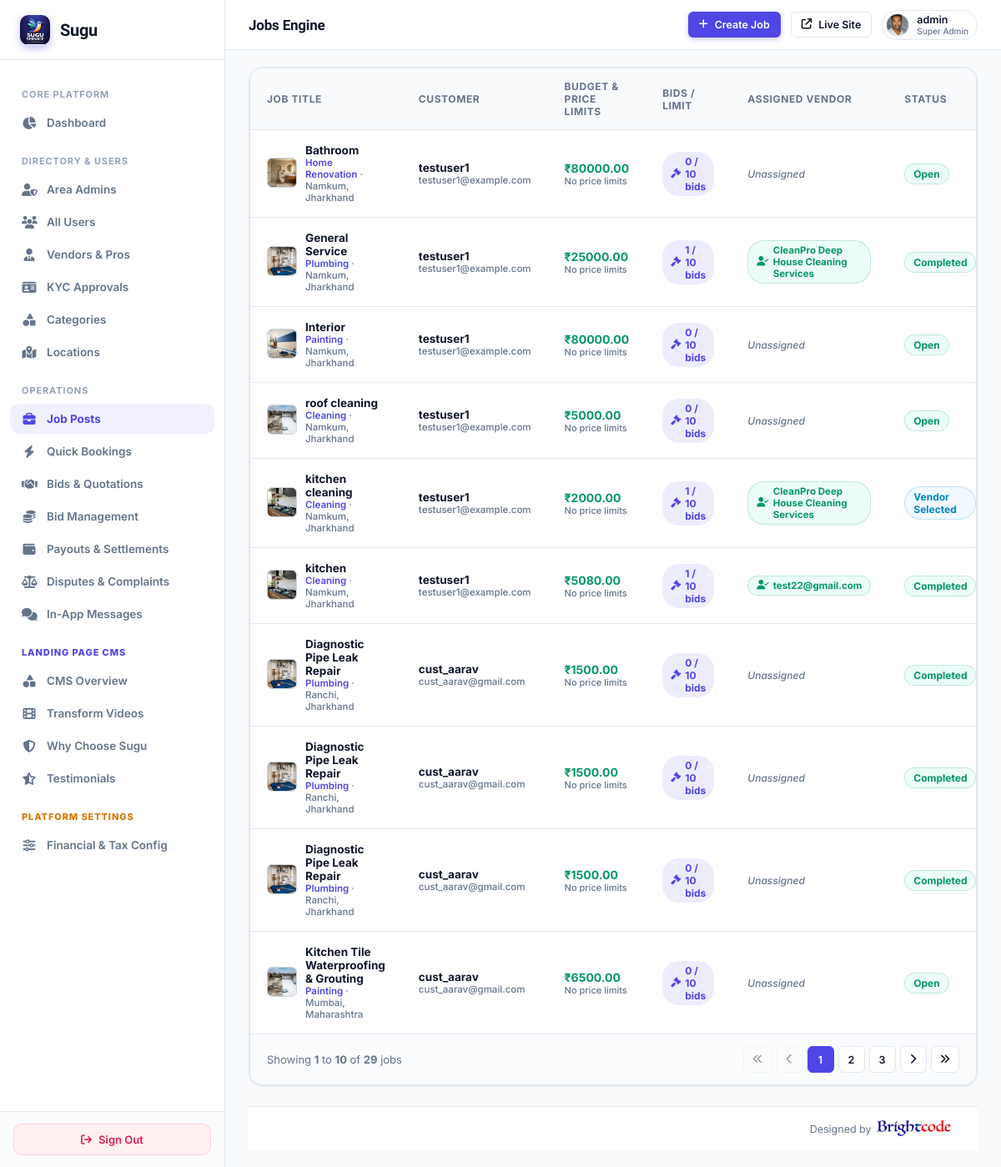
/super-admin/jobs/ (signed in), run on an earlier commit of the app's database.
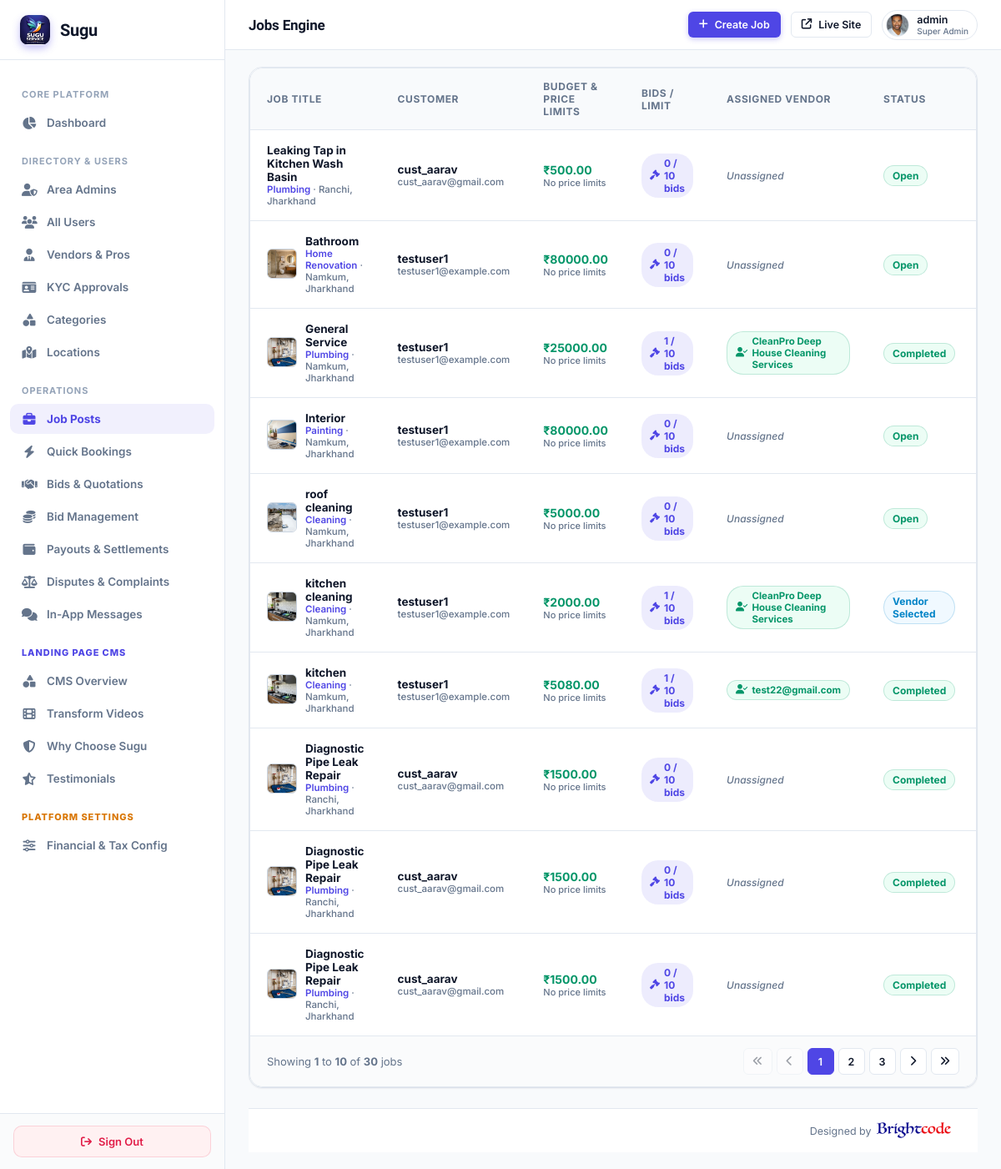
And on a later commit of the database.
### myapp/models.py (models this page shows, shortened)
class Job(models.Model):
    STATUS_CHOICES = (
        ('open', 'Open'),
        ('progress', 'In Progress'),
        ('completed', 'Completed'),
        ('cancelled', 'Cancelled'),
        ('closed', 'Closed'),
        ('selected', 'Vendor Selected'),
    )
    title = models.CharField(max_length=255)
    category = models.ForeignKey('Category', on_delete=models.SET_NULL, null=True, blank=True)
    subcategory = models.ForeignKey('SubCategory', on_delete=models.SET_NULL, null=True, blank=True, related_name='jobs')
    description = models.TextField(blank=True, null=True)
    required_work = models.JSONField(default=list, blank=True, null=True)
    scope_of_work = models.TextField(blank=True, null=True)
    materials_details = models.TextField(blank=True, null=True)
    additional_requirements = models.TextField(blank=True, null=True)
    budget = models.DecimalField(max_digits=10, decimal_places=2)
    budget_type = models.CharField(max_length=50, blank=True, null=True)
    preferred_start_date = models.DateField(null=True, blank=True)
    expected_completion = models.DateField(null=True, blank=True)
    required_time = models.CharField(max_length=100, blank=True, null=True)
    shift_availability = models.CharField(max_length=50, blank=True, null=True)
    working_hours = models.CharField(max_length=100, blank=True, null=True)
    location = models.ForeignKey('Location', on_delete=models.SET_NULL, null=True, blank=True)
    latitude = models.DecimalField(max_digits=9, decimal_places=6, null=True, blank=True, help_text="Job location latitude")
    longitude = models.DecimalField(max_digits=9, decimal_places=6, null=True, blank=True, help_text="Job location longitude")
    city = models.CharField(max_length=100, null=True, blank=True, help_text="Job city")
    state = models.CharField(max_length=100, null=True, blank=True, help_text="Job state")
    locality = models.CharField(max_length=255, null=True, blank=True, help_text="Colony/Locality name")
    address = models.TextField(blank=True, null=True)
    pincode = models.CharField(max_length=20, blank=True, null=True)
    contact_name = models.CharField(max_length=255, blank=True, null=True)
    contact_mobile = models.CharField(max_length=20, blank=True, null=True)
    user = models.ForeignKey(CustomUser, on_delete=models.CASCADE, related_name='jobs')
    bids_count = models.IntegerField(default=0)
    max_bids = models.IntegerField(default=10, blank=True, null=True, help_text="Maximum allowed bids")
    min_bid_amount = models.DecimalField(max_digits=10, decimal_places=2, null=True, blank=True, help_text="Minimum allowed bid price")
    max_bid_amount = models.DecimalField(max_digits=10, decimal_places=2, null=True, blank=True, help_text="Maximum allowed bid price")
    assigned_vendor = models.ForeignKey(CustomUser, on_delete=models.SET_NULL, null=True, blank=True, related_name='assigned_jobs', help_text="Vendor assigned to this job")
    status = models.CharField(max_length=20, choices=STATUS_CHOICES, default='open')
    image = models.ImageField(upload_to='jobs/', null=True, blank=True, help_text="Job site photo or reference image")
    created_at = models.DateTimeField(default=timezone.now)

class Category(models.Model):
    SERVICE_TYPE_CHOICES = (
        ('job', 'Job'),
        ('quick_service', 'Quick Service'),
        ('both', 'Both'),
    )
    STATUS_CHOICES = (
        ('active', 'Active'),
        ('inactive', 'Inactive'),
    )
    name = models.CharField(max_length=100)
    image = models.ImageField(upload_to='categories/', null=True, blank=True)
    service_type = models.CharField(max_length=20, choices=SERVICE_TYPE_CHOICES, default='both')
    status = models.CharField(max_length=20, choices=STATUS_CHOICES, default='active')
    created_at = models.DateTimeField(default=timezone.now)

class Location(models.Model):
    STATUS_CHOICES = (
        ('active', 'Active'),
        ('inactive', 'Inactive'),
    )
    state = models.CharField(max_length=100)
    city = models.CharField(max_length=100)
    status = models.CharField(max_length=20, choices=STATUS_CHOICES, default='active')
    created_at = models.DateTimeField(default=timezone.now)

class CustomUser(AbstractUser):
    ROLE_CHOICES = (
        ('ADMIN', 'Admin'),
        ('VENDOR', 'Vendor'),
        ('USER', 'User'),
    )
    role = models.CharField(max_length=20, choices=ROLE_CHOICES, default='USER')
    assigned_state = models.CharField(max_length=100, blank=True, null=True, help_text="Assigned State/Territory for Area Admin")
    assigned_city = models.CharField(max_length=100, blank=True, null=True, help_text="Assigned City (optional) for Area Admin")

class VendorProfile(models.Model):
    user = models.OneToOneField(CustomUser, on_delete=models.CASCADE, related_name='vendor_profile')
    vendor_code = models.CharField(max_length=50, unique=True, null=True, blank=True)
    mobile = models.CharField(max_length=20, null=True, blank=True)
    company_name = models.CharField(max_length=255, blank=True, null=True)
    category = models.CharField(max_length=500, default='General')
    location = models.CharField(max_length=255)
    VENDOR_TYPE_CHOICES = (
        ('vendor', 'Vendor'),
        ('company', 'Company Vendor'),
    )
    vendor_type = models.CharField(max_length=20, choices=VENDOR_TYPE_CHOICES, default='vendor')
    employee_code = models.CharField(max_length=50, null=True, blank=True)
    employee_details = models.TextField(null=True, blank=True)
    dob = models.DateField(null=True, blank=True)
    gender = models.CharField(max_length=20, null=True, blank=True)
    address = models.TextField(null=True, blank=True)
    city = models.CharField(max_length=100, null=True, blank=True, help_text="Operating city")
    latitude = models.DecimalField(max_digits=9, decimal_places=6, null=True, blank=True, help_text="Vendor location latitude")
    longitude = models.DecimalField(max_digits=9, decimal_places=6, null=True, blank=True, help_text="Vendor location longitude")
    experience = models.IntegerField(default=0)
    id_proof = models.CharField(max_length=100, null=True, blank=True)
    profile_image = models.ImageField(upload_to='vendor_profiles/', null=True, blank=True)
    about = models.TextField(null=True, blank=True)
    rating = models.DecimalField(max_digits=3, decimal_places=1, default=0.0)
    available_bids = models.IntegerField(default=5)
    registered_date = models.DateTimeField(default=timezone.now)
    is_online = models.BooleanField(default=True, help_text="Is vendor currently accepting bookings?")

### myapp/super_admin_views.py (the view)
# urls.py: path('super-admin/jobs/', super_admin_views.super_admin_jobs, name='super_admin_jobs'),
@sa_required
def super_admin_jobs(request):
    jobs_qs = Job.objects.all().select_related('user', 'category', 'location', 'assigned_vendor').prefetch_related('bids').order_by('-created_at')
    paginator = Paginator(jobs_qs, 10)
    page_num = request.GET.get('page', 1)
    try:
        jobs = paginator.page(page_num)
    except (EmptyPage, PageNotAnInteger):
        jobs = paginator.page(1)
    page_range = paginator.get_elided_page_range(jobs.number, on_each_side=2, on_ends=1)
    return render(request, 'superadmin/jobs.html', {'jobs': jobs, 'page_range': page_range})

### myapp/super_admin_views.py (called while the page is built)
def sa_required(view_func):
    from functools import wraps
    @wraps(view_func)
    def wrapper(request, *args, **kwargs):
        if not request.user.is_authenticated or not request.user.is_superuser:
            return redirect(f'{LOGIN_URL}?next={request.path}')
        return view_func(request, *args, **kwargs)
    return wrapper

### templates/superadmin/jobs.html (shortened to what the changed rows need)
{% extends 'superadmin/base.html' %}
{% block content %}
<div class="card" style="padding: 0;">
  <div class="table-container">
    <table>
      <thead>
        <tr>
          <th>Job Title</th>
          <th>Customer</th>
          <th>Budget &amp; Price Limits</th>
          <th>Bids / Limit</th>
          <th>Assigned Vendor</th>
          <th>Status</th>
          <th>Actions</th>
        </tr>
      </thead>
      <tbody>
        {% for job in jobs %}
        <tr>
          <td>
            <div style="display:flex; align-items:center; gap:10px;">
              {% if job.image %}
              <a href="{{ job.image.url }}" target="_blank" title="View attached job photo"><img src="{{ job.image.url }}" alt="Job Photo" style="width:36px; height:36px; object-fit:cover; border-radius:6px; border:1px solid #cbd5e1; flex-shrink:0;"></a>
              {% endif %}
              <div>
                <strong>{{ job.title }}</strong>
                <div style="font-size: 11.5px; color: var(--text-muted);">
                  {% if job.category %}<span style="color: var(--accent); font-weight: 600;">{{ job.category.name }}</span> · {% endif %}
                  {% if job.location %}{{ job.location.city }}, {{ job.location.state }}{% else %}Online / Anywhere{% endif %}
                </div>
              </div>
            </div>
          </td>
          <td>
            <strong>{{ job.user.username }}</strong>
            {% if job.user.email %}<div style="font-size: 11.5px; color: var(--text-muted);">{{ job.user.email }}</div>{% endif %}
          </td>
          <td>
            <strong style="color: var(--success); font-size: 14px;">₹{{ job.budget }}</strong>
            {% if job.min_bid_amount or job.max_bid_amount %}
            <div style="font-size: 11.5px; color: var(--text-muted);">
              Range: {% if job.min_bid_amount %}₹{{ job.min_bid_amount }}{% else %}0{% endif %} - {% if job.max_bid_amount %}₹{{ job.max_bid_amount }}{% else %}∞{% endif %}
            </div>
            {% else %}
            <div style="font-size: 11px; color: var(--text-muted);">No price limits</div>
            {% endif %}
          </td>
          <td>
            {% with bcount=job.bids.count %}
            <a href="{% url 'super_admin_job_bids' job.id %}" style="text-decoration: none;">
              <span class="badge" style="background: rgba(79, 70, 229, 0.1); color: var(--accent); font-size: 12px; font-weight: 700;">
                <i class="fa-solid fa-gavel"></i> {{ bcount }}{% if job.max_bids %} / {{ job.max_bids }}{% endif %} bids
              </span>
            </a>
            {% endwith %}
          </td>
          <td>
            {% if job.assigned_vendor %}
              <div style="display: flex; align-items: center; gap: 6px;">
                <span class="badge active" style="font-size: 11.5px;">
                  <i class="fa-solid fa-user-check"></i> {{ job.assigned_vendor.vendor_profile.company_name|default:job.assigned_vendor.username }}
                </span>
              </div>
            {% else %}
              <span style="color: var(--text-muted); font-size: 12px; font-style: italic;">Unassigned</span>
            {% endif %}
          </td>
          <td><span class="badge {% if job.status == 'open' %}active{% elif job.status == 'selected' or job.status == 'progress' %}info{% elif job.status == 'completed' %}active{% else %}inactive{% endif %}">{{ job.get_status_display }}</span></td>
          <td>
          </td>
        </tr>
        {% empty %}
        <tr><td colspan="7" style="text-align: center; padding: 40px; color: var(--text-muted);">No jobs found.</td></tr>
        {% endfor %}
      </tbody>
    </table>
    {% if jobs.has_other_pages %}
    <div class="pagination-wrap">
      <div>Showing <strong>{{ jobs.start_index|default:0 }}</strong> to <strong>{{ jobs.end_index|default:0 }}</strong> of <strong>{{ jobs.paginator.count }}</strong> jobs</div>
      <nav class="pagination-nav" aria-label="Page navigation">
        {% if jobs.has_previous %}
          <a href="?page=1" class="page-link" title="First Page"><i class="fa-solid fa-angles-left"></i></a>
          <a href="?page={{ jobs.previous_page_number }}" class="page-link" title="Previous Page"><i class="fa-solid fa-chevron-left"></i></a>
        {% else %}
          <span class="page-link disabled"><i class="fa-solid fa-angles-left"></i></span>
          <span class="page-link disabled"><i class="fa-solid fa-chevron-left"></i></span>
        {% endif %}
        {% for p in page_range %}
          {% if p == jobs.paginator.ELLIPSIS %}
            <span class="page-link disabled">…</span>
          {% elif p == jobs.number %}
            <span class="page-link active">{{ p }}</span>
          {% else %}
            <a href="?page={{ p }}" class="page-link">{{ p }}</a>
          {% endif %}
        {% endfor %}
        {% if jobs.has_next %}
          <a href="?page={{ jobs.next_page_number }}" class="page-link" title="Next Page"><i class="fa-solid fa-chevron-right"></i></a>
          <a href="?page={{ jobs.paginator.num_pages }}" class="page-link" title="Last Page"><i class="fa-solid fa-angles-right"></i></a>
        {% else %}
          <span class="page-link disabled"><i class="fa-solid fa-chevron-right"></i></span>
          <span class="page-link disabled"><i class="fa-solid fa-angles-right"></i></span>
        {% endif %}
      </nav>
    </div>
    {% endif %}
  </div>
</div>
{% endblock %}

What changed in the data, as far as the page shows it:
no longer on this page (row edited): Job: image (picture), title "Kitchen Tile Waterproofing & Grouting", category.name "Painting", location.city "Mumbai", location.state "Maharashtra", user.username "cust_aarav", user.email "cust_aarav@gmail.com", budget "6500.00", shows "No price limits", bids.count "0", max_bids "10", shows "Unassigned", status "Open"
added Job: title "Leaking Tap in Kitchen Wash Basin", category.name "Plumbing", location.city "Ranchi", location.state "Jharkhand", user.username "cust_aarav", user.email "cust_aarav@gmail.com", budget "500.00", shows "No price limits", bids.count "0", max_bids "10", shows "Unassigned", status "Open"
Also different on the page:
{{ jobs.paginator.count }}: "29" → "30"
